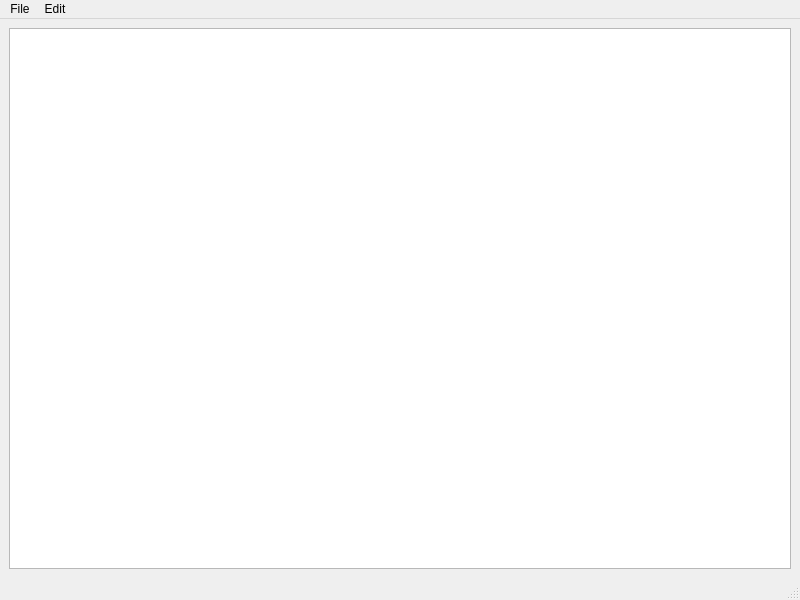
<?xml version="1.0" encoding="UTF-8"?>
<ui version="4.0">
 <class>MainWindow</class>
 <widget class="QMainWindow" name="MainWindow">
  <property name="geometry">
   <rect>
    <x>0</x>
    <y>0</y>
    <width>800</width>
    <height>600</height>
   </rect>
  </property>
  <property name="windowTitle">
   <string>GPS SDR</string>
  </property>
  <widget class="QWidget" name="centralwidget">
   <layout class="QGridLayout" name="gridLayout">
    <item row="0" column="0">
     <widget class="QTextBrowser" name="textBrowser"/>
    </item>
   </layout>
  </widget>
  <widget class="QMenuBar" name="menubar">
   <property name="geometry">
    <rect>
     <x>0</x>
     <y>0</y>
     <width>800</width>
     <height>21</height>
    </rect>
   </property>
   <widget class="QMenu" name="menuFile">
    <property name="title">
     <string>File</string>
    </property>
    <addaction name="actionLoad_Configuration_File"/>
    <addaction name="actionOpen"/>
    <addaction name="actionClose"/>
    <addaction name="separator"/>
    <addaction name="actionExit"/>
   </widget>
   <widget class="QMenu" name="menuSetting">
    <property name="title">
     <string>Edit</string>
    </property>
    <addaction name="actionSettings"/>
   </widget>
   <addaction name="menuFile"/>
   <addaction name="menuSetting"/>
  </widget>
  <widget class="QStatusBar" name="statusbar"/>
  <action name="actionOpen">
   <property name="text">
    <string>Open IF Binary File</string>
   </property>
  </action>
  <action name="actionClose">
   <property name="text">
    <string>Close IF Binary File</string>
   </property>
  </action>
  <action name="actionExit">
   <property name="text">
    <string>Exit</string>
   </property>
  </action>
  <action name="actionLoad_Configuration_File">
   <property name="text">
    <string>Load Configuration File</string>
   </property>
  </action>
  <action name="actionSettings">
   <property name="text">
    <string>Settings</string>
   </property>
  </action>
 </widget>
 <resources/>
 <connections/>
</ui>
